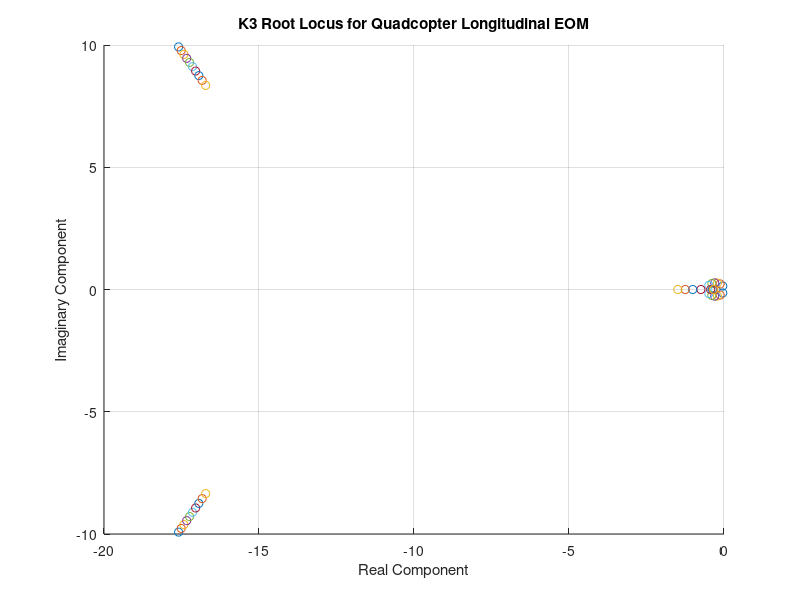

Reproduce this figure in MATLAB. (Note: this script raises an error after producing the figure.)
I = 3e-4;
m = 2;
xr = [10; -10; 0; 0; 0; 0];

%% Task 1
%These gains were chosen using pole assignment derived from the eigenvalues
%of the 2x2 matrix containing only the delta_z and delta_w terms of our
%given EOM.  The equations used were k1 = (zeta*omega_n)*2*mass and 
% k2 = ((omega_n*sqrt(1-zeta^2))^2 + k1^2/(4*mass^2))*mass.  The damping
% coefficient used was 0.7, and the period used was 0.5 seconds, with the
% natural frequency calculated as 2pi/period.

k5 = 17.5929;
k6 = 78.9568;

%% Task 2
%The k1 and k2 gains were chosen using pole assignment derived from the eigenvalues
%of the 2x2 matrix containing only the delta_q and delta_theta terms of our
%given EOM.  The equations used were k1 = (zeta*omega_n)*2*inertia and 
% k2 = ((omega_n*sqrt(1-zeta^2))^2 + k1^2/(4*inertia^2))*inertia.  The damping
% coefficient used was 0.87, and the period used was 0.155 seconds, with the
% natural frequency calculated as 2pi/period.

%k4 was chosen to be an order of magnitude faster than k1 and k2, using the
%equation k4 < 1/(((2*pi)/(zeta*omega_n))*10).  Since this equation is an
%inequality, the resulting value was reduced by 5%.

% a root locus was plotted for k3, which did not strongly resemble the root
% locus plot shown in class.  However, the values were all to the left of
% the imaginary axis, indicating stability of the system. A value of 0.0052
% was chosen, since its value on the real axis was furthest to the left.

k1 = 0.01058;
k2 = 0.12324;

k4 = 0.26661;

% Plot root locus for k3 here
k3vec = linspace(0.001,0.02,10); %possible k3 values
figure(); grid on; hold on;
for i = 1:length(k3vec) %loop through possible k3 values
    k3 = k3vec(i);
    %define A matrix according to EOM and control law
    A = [0 1 0 0; 0 0 -9.81 0; 0 0 0 1; (k3*k4)/I k3/I -k2/I -k1/I];
    vals = eig(A);  %get eigenvalues
    scatter(real(vals),imag(vals))  %plot on complex plane
end
title("K3 Root Locus for Quadcopter Longitudinal EOM");
xlabel("Real Component");
ylabel("Imaginary Component");
legend(string(k3vec),'Location','eastoutside');
axis equal;
hold off;

k3 = 0.0052;

kvec = [k1;k2;k3;k4;k5;k6]; %put k-values in vector to feed into functions

%% Task 3

% modify the matrices below
Acl = [
    0 0 1 0 0 0;
    0 0 0 1 0 0;
    0 0 0 0 -9.81 0;
    0 -k6/m 0 -k5/m 0 0;
    0 0 0 0 0 1;
    (k3*k4)/I 0 k3/I 0 -k2/I -k1/I;
];
Bcl = [
    0 0 0 0 0 0;
    0 0 0 0 0 0;
    0 0 0 0 0 0;
    0 k6/m 0 0 0 0;
    0 0 0 0 0 0;
    -(k3*k4)/I 0 0 0 0 0;
];

figure(2)
T = 0:0.02:20;
ref = repmat(xr, 1, length(T));
sys = ss(Acl, Bcl, eye(6), zeros(6,6), 'OutputName', {'\Delta x_E', '\Delta z_E', '\Delta u', '\Delta w', '\Delta \theta', '\Delta q'});
lsim(sys, ref, T) % outputs the state

figure(3)
C_control = [
    0 -k6 0 -k5 0 0;
    k3*k4 0 k3 0 -k2 -k1
];
D_control = [
    0 k6 0 0 0 0;
    -k3*k4 0 0 0 0 0
];
csys = ss(Acl, Bcl, C_control, D_control, 'OutputName', {'\Delta Z_c', '\Delta M_c'});
lsim(csys, ref, T) % outputs the controls

%% Task 4
%the gain values were input into quadrotorLinearControls by modifying the
%input variables to take in a vector of k-values.  lsim takes in the Acl and Bcl
% matrices derived from the linearized EOM, and outputs the dynamic response
% of the control system.  However, simulateQuadrotor uses ode45 to numerically 
% integrate the EOM, and the quadrotorDynamics function it uses for the EOM
%sets a maximum value on Z_c and M_c, the control force and moment.  This
%causes the result to be different from lsim's dynamic response.
figure(4)
[t, x] = simulateQuadrotor(@(t, x) quadrotorLinearControls(t, x, xr, kvec));
displayTrajectory(t, x)

%figure(5)
%animateQuadrotor(t, x)

%% Task 5
%The full nonlinear EOM for the system has sufficient cross-coupling that
%isolating the vertical and longitudinal dynamics as we have done here is
%impossible.  This task is thus to implement nonlinear controls.  However,
%review of class lectures and notes did not make clear to me how this is to
%be accomplished.  Z_c can incorporate a summation of all four rotors, so
%gain values can be applied to each one, and M_c can incorporate terms for
%the moment arms which are ignored in the linear model.  However, for a
%first approximation, the linear model was copied into the
%quadrotorControls function to get the report.m file to run completely.
%When it was discovered that this produced an adequate score to receive
%full credit on the assignment, no further work was performed, in order to
%prioritize more clearly expressed and quantified deliverables from other
%classes.
figure(6)
[t, x] = simulateQuadrotor(@(t, x) quadrotorControls(t, x, xr, kvec));
displayTrajectory(t, x)

% figure(7)
% animateQuadrotor(t, x)

%% Task 6
evaluate(@(t, x) quadrotorControls(t, x, xr, kvec), 'shane.billingsley@colorado.edu')
